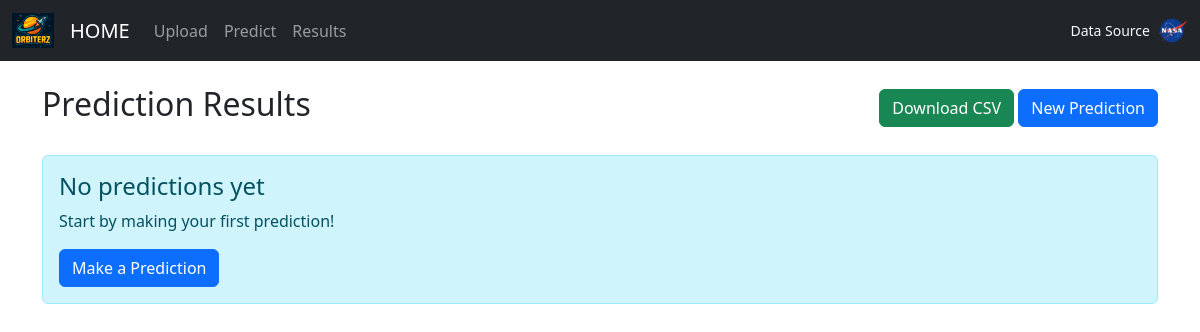
/results/, run on an earlier commit of the app's database.
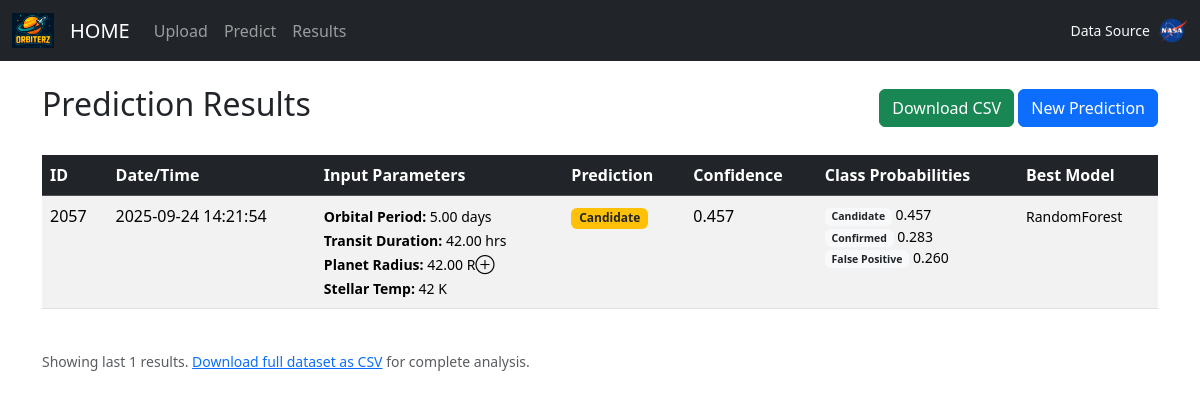
And on a later commit of the database.
### apps/core/models.py (models this page shows)
class Prediction(models.Model):
    input_data = models.JSONField()
    prediction = models.CharField(max_length=20)
    confidence = models.FloatField()
    probabilities = models.JSONField(blank=True, null=True)  # Store all class probabilities
    model_name = models.CharField(max_length=50, default='RandomForest')
    created_at = models.DateTimeField(auto_now_add=True)
    class Meta:
        ordering = ['-created_at']

### apps/core/views.py (the view)
# urls.py: path('results/', views.results, name='results'),
def results(request):
    predictions = Prediction.objects.all()[:100]  # Limit to last 100 results
    return render(request, 'core/results.html', {'predictions': predictions})

### apps/core/templates/core/results.html (shortened to what this page needs)
{% extends 'base.html' %}
{% block content %}
<div class="d-flex justify-content-between align-items-center mb-4">
  <h2>Prediction Results</h2>
  <div>
    <a href="/download-csv/" class="btn btn-success">
       Download CSV
    </a>
    <a href="/predict/" class="btn btn-primary">New Prediction</a>
  </div>
</div>
{% if predictions %}
<div class="table-responsive">
  <table class="table table-striped table-hover">
    <thead class="table-dark">
      <tr>
        <th>ID</th>
        <th>Date/Time</th>
        <th>Input Parameters</th>
        <th>Prediction</th>
        <th>Confidence</th>
        <th>Class Probabilities</th>
        <th>Best Model</th>
      </tr>
    </thead>
    <tbody>
      {% for pred in predictions %}
      <tr>
        <td>{{ pred.id }}</td>
        <td>{{ pred.created_at|date:"Y-m-d H:i:s" }}</td>
        <td>
          <small>
            <strong>Orbital Period:</strong> {{ pred.input_data.orbital_period|floatformat:2 }} days<br>
            <strong>Transit Duration:</strong> {{ pred.input_data.transit_duration|floatformat:2 }} hrs<br>
            <strong>Planet Radius:</strong> {{ pred.input_data.planet_radius|floatformat:2 }} R⊕<br>
            <strong>Stellar Temp:</strong> {{ pred.input_data.stellar_temp|floatformat:0 }} K
          </small>
        </td>
        <td>
          <span class="badge {% if pred.prediction == 'Confirmed' %}bg-success{% elif pred.prediction == 'Candidate' %}bg-warning text-dark{% else %}bg-danger{% endif %}">
            {{ pred.prediction }}
          </span>
        </td>
        <td>{{ pred.confidence|floatformat:3 }}</td>
        <td>
          {% if pred.probabilities %}
          <small>
            {% for class_name, prob in pred.probabilities.items %}
            <div>
              <span class="badge bg-light text-dark">{{ class_name }}</span>
              {{ prob|floatformat:3 }}
            </div>
            {% endfor %}
          </small>
          {% else %}
          <em>N/A</em>
          {% endif %}
        </td>
        <td><small>{{ pred.model_name }}</small></td>
      </tr>
      {% endfor %}
    </tbody>
  </table>
</div>
<div class="mt-4">
  <p class="text-muted">
    <small>Showing last {{ predictions|length }} results.
    <a href="/download-csv/">Download full dataset as CSV</a> for complete analysis.
    </small>
  </p>
</div>
{% else %}
<div class="alert alert-info">
  <h4>No predictions yet</h4>
  <p>Start by making your first prediction!</p>
  <a href="/predict/" class="btn btn-primary">Make a Prediction</a>
</div>
{% endif %}
{% endblock %}

What changed in the data, as far as the page shows it:
added Prediction: id "2057", created_at "2025-09-24 14:21:54", input_data.orbital_period "5.00", input_data.transit_duration "42.00", input_data.planet_radius "42.00", input_data.stellar_temp "42", prediction "Candidate", confidence "0.457", probabilities "Candidate" "Confirmed" "False Positive", probabilities "0.457" "0.283" "0.260", model_name "RandomForest"
Also different on the page:
{{ predictions|length }}: (not shown) → "1"
text no longer shown: "No predictions yet Start by making your first prediction! Make a Prediction"
text now shown: "ID Date/Time Input Parameters Prediction Confidence Class Probabilities Best Model Showing last results. Download full dataset as CSV for complete analysis."
